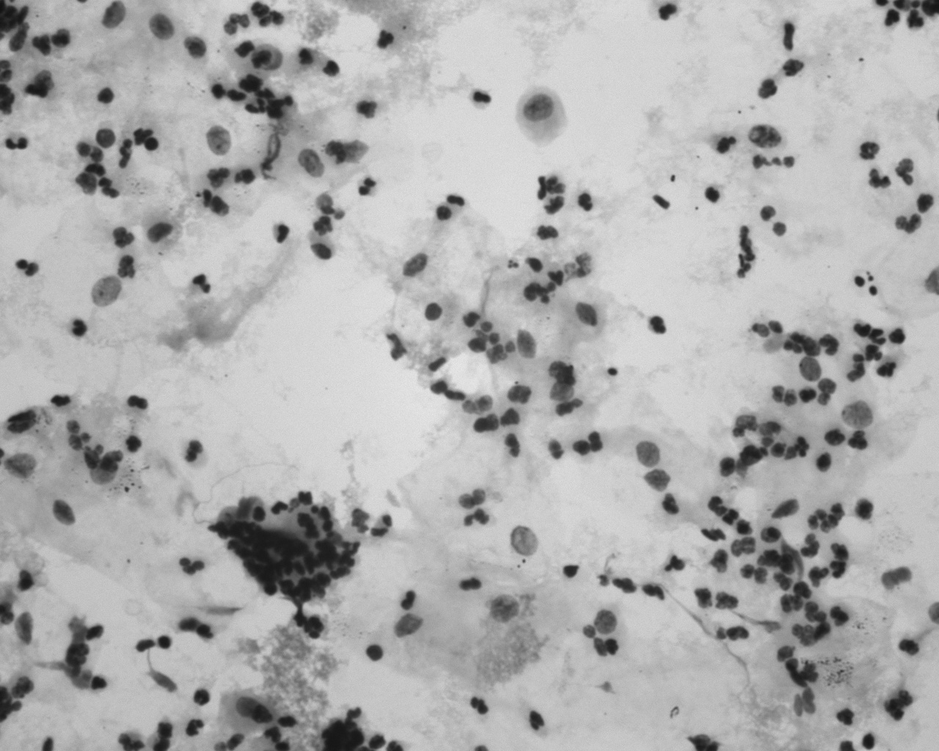
#> input picture Picture1.png, 939 x 751 px, shrunk from 1280 x 1024 before the run
$ python cell_segmentation_improved.py
#> lines starting #> are read from the running program, lines starting #| are printed output that depends on the picture; after the words box and inside, x2 and y2 are one past the last pixel; in counts of white or black regions, pixels touching at a corner belong together
"""
细胞分割程序 - 优化版本
改进：
1. 更好的预处理（自适应滤波）
2. 改进的阈值方法（多阈值+形态学重建）
3. 优化的分水岭算法参数
4. 更准确的细胞检测
"""

import cv2
import numpy as np
import matplotlib.pyplot as plt
from matplotlib.patches import Ellipse
from skimage import measure, morphology, filters
from skimage.segmentation import watershed
from skimage.color import label2rgb
from skimage.feature import peak_local_max
from scipy import ndimage as ndi

# 设置中文字体
plt.rcParams['font.sans-serif'] = ['Arial Unicode MS', 'SimHei', 'DejaVu Sans']
plt.rcParams['axes.unicode_minus'] = False


class CellSegmentationImproved:
    def __init__(self, image_path):
        self.image_path = image_path
        self.original_image = cv2.imread(image_path)
        if self.original_image is None:
            raise ValueError(f"无法读取图像: {image_path}")

        self.gray_image = cv2.cvtColor(self.original_image, cv2.COLOR_BGR2GRAY)
        self.labeled_image = None
        self.regions = None
        self.fig = None
        self.ax = None

    def preprocess(self):
        """改进的预处理：双边滤波保留边缘 + CLAHE增强对比度"""
        # 双边滤波：去噪同时保留边缘
        bilateral = cv2.bilateralFilter(self.gray_image, 9, 75, 75)

        # CLAHE (对比度受限的自适应直方图均衡化)
        clahe = cv2.createCLAHE(clipLimit=2.0, tileGridSize=(8, 8))
        enhanced = clahe.apply(bilateral)

        return enhanced

    def segment_cells(self):
        """改进的细胞分割算法"""
        # 预处理
        preprocessed = self.preprocess()

        # 使用多种方法结合进行阈值分割
        # 方法1: Otsu阈值
        _, binary_otsu = cv2.threshold(preprocessed, 0, 255,
                                       cv2.THRESH_BINARY_INV + cv2.THRESH_OTSU)

        # 方法2: 自适应阈值（处理光照不均）
        binary_adaptive = cv2.adaptiveThreshold(preprocessed, 255,
                                                cv2.ADAPTIVE_THRESH_GAUSSIAN_C,
                                                cv2.THRESH_BINARY_INV, 21, 5)

        # 结合两种方法
        binary = cv2.bitwise_and(binary_otsu, binary_adaptive)

        # 形态学操作：去除小噪点（减少开运算迭代以保留更多边缘）
        kernel_small = cv2.getStructuringElement(cv2.MORPH_ELLIPSE, (3, 3))
        binary = cv2.morphologyEx(binary, cv2.MORPH_OPEN, kernel_small, iterations=1)

        # 填充小孔洞
        binary = cv2.morphologyEx(binary, cv2.MORPH_CLOSE, kernel_small, iterations=2)

        # 去除边界上的对象
        binary = self.remove_border_objects(binary)

        # 去除过小的对象（噪声）
        binary = self.remove_small_objects(binary, min_size=100)

        # 距离变换
        dist_transform = cv2.distanceTransform(binary, cv2.DIST_L2, 5)

        # 使用局部最大值找到细胞中心（第一阶段：适度提高参数减少误分割）
        local_max = peak_local_max(dist_transform, min_distance=15,
                                   threshold_rel=0.15, labels=binary)

        # 创建标记
        markers = np.zeros_like(binary, dtype=np.int32)
        for idx, (y, x) in enumerate(local_max, start=1):
            markers[y, x] = idx

        # 扩展标记（减小扩展半径以避免过度合并）
        markers = morphology.dilation(markers, morphology.disk(2))

        # 应用分水岭算法
        # 使用梯度图像作为分水岭的输入（更好的边界）
        gradient = cv2.morphologyEx(preprocessed, cv2.MORPH_GRADIENT,
                                    cv2.getStructuringElement(cv2.MORPH_ELLIPSE, (3, 3)))

        # 分水岭
        markers = watershed(gradient, markers, mask=binary)

        # 标记图像
        self.labeled_image = markers

        return self.labeled_image

    def remove_border_objects(self, binary):
        """去除接触边界的对象"""
        # 标记连通区域
        labeled = measure.label(binary)

        # 找到接触边界的标签
        border_labels = set()
        h, w = binary.shape

        # 检查四条边
        border_labels.update(labeled[0, :])  # 上边
        border_labels.update(labeled[-1, :])  # 下边
        border_labels.update(labeled[:, 0])  # 左边
        border_labels.update(labeled[:, -1])  # 右边

        # 移除背景标签0
        border_labels.discard(0)

        # 创建掩码
        mask = np.ones_like(binary)
        for label in border_labels:
            mask[labeled == label] = 0

        return binary * mask

    def remove_small_objects(self, binary, min_size=100):
        """去除小于指定大小的对象"""
        labeled = measure.label(binary)
        regions = measure.regionprops(labeled)

        mask = np.zeros_like(binary)
        for region in regions:
            if region.area >= min_size:
                coords = region.coords
                for coord in coords:
                    mask[coord[0], coord[1]] = 1

        return binary * mask

    def merge_small_fragments(self, labels_image):
        """第二阶段：合并小碎片到相邻区域"""
        merged_labels = labels_image.copy()
        regions = measure.regionprops(labels_image, intensity_image=self.gray_image)

        # 找出所有小碎片（面积<100）
        small_fragments = []
        region_dict = {}  # label -> region

        for region in regions:
            region_dict[region.label] = region
            if region.area < 100:
                small_fragments.append(region)

        print(f"发现 {len(small_fragments)} 个小碎片待合并")

        merged_count = 0
        for fragment in small_fragments:
            fragment_label = fragment.label
            fragment_intensity = getattr(fragment, 'intensity_mean',
                                        getattr(fragment, 'mean_intensity', 0))

            # 找到相邻区域
            # 膨胀碎片区域1个像素，看接触到哪些其他区域
            fragment_mask = (labels_image == fragment_label)
            dilated = morphology.binary_dilation(fragment_mask, morphology.disk(1))

            # 找到膨胀区域内的其他标签
            neighbor_labels = np.unique(labels_image[dilated])
            neighbor_labels = neighbor_labels[neighbor_labels != fragment_label]
            neighbor_labels = neighbor_labels[neighbor_labels != 0]  # 排除背景

            if len(neighbor_labels) == 0:
                continue

            # 找到最佳合并候选（灰度最接近的邻居）
            best_neighbor = None
            min_intensity_diff = float('inf')

            for neighbor_label in neighbor_labels:
                if neighbor_label not in region_dict:
                    continue

                neighbor_region = region_dict[neighbor_label]
                neighbor_intensity = getattr(neighbor_region, 'intensity_mean',
                                            getattr(neighbor_region, 'mean_intensity', 0))

                intensity_diff = abs(fragment_intensity - neighbor_intensity)
                combined_area = fragment.area + neighbor_region.area

                # 检查合并条件：灰度差<20 且合并后总面积<1000
                if intensity_diff < 20 and combined_area < 1000:
                    if intensity_diff < min_intensity_diff:
                        min_intensity_diff = intensity_diff
                        best_neighbor = neighbor_label

            # 执行合并
            if best_neighbor is not None:
                merged_labels[fragment_mask] = best_neighbor
                merged_count += 1

        print(f"成功合并 {merged_count} 个小碎片")
        return merged_labels

    def calculate_properties(self):
        """计算每个细胞的属性"""
        if self.labeled_image is None:
            self.segment_cells()

        # 第二阶段：合并小碎片
        self.labeled_image = self.merge_small_fragments(self.labeled_image)

        # 使用skimage的regionprops计算区域属性
        self.regions = measure.regionprops(self.labeled_image,
                                          intensity_image=self.gray_image)

        print(f"合并后检测到 {len(self.regions)} 个区域")

        # 过滤掉不符合标准的区域
        filtered_regions = []
        for region in self.regions:
            area = region.area
            perimeter = region.perimeter

            # 计算圆度
            if perimeter > 0:
                circularity = 4 * np.pi * area / (perimeter ** 2)
            else:
                circularity = 0

            # 计算平均灰度（兼容不同版本的API）
            mean_intensity = getattr(region, 'intensity_mean',
                                   getattr(region, 'mean_intensity', 0))

            # 过滤标准（混合策略 + 背景过滤）：
            # - 面积: 80 ~ 1000 像素²
            # - 平均灰度: <= 120 (过滤高灰度背景区域)
            # - 圆度: >= 0.20
            if (80 <= area <= 1000 and
                mean_intensity <= 120 and
                circularity >= 0.20):
                filtered_regions.append(region)

        print(f"过滤后保留 {len(filtered_regions)} 个细胞")
        print(f"过滤标准: 面积[80-1000], 灰度≤120, 圆度≥0.20")

        self.regions = filtered_regions

        return self.regions

    # [128 lines left out: functions get_cell_parameters, onclick, not called in this run]

    def display_interactive(self):
        """显示交互式分割结果"""
        if self.regions is None:
            self.calculate_properties()

        # 创建彩色标签图像用于显示
        label_image_colored = label2rgb(self.labeled_image, bg_label=0,
                                       image=self.gray_image, alpha=0.3)

        # 创建图形
        self.fig, self.ax = plt.subplots(1, 1, figsize=(14, 12))

        # 显示原图和分割结果的叠加
        self.ax.imshow(cv2.cvtColor(self.original_image, cv2.COLOR_BGR2RGB))
        self.ax.imshow(label_image_colored, alpha=0.5)

        # 标记每个细胞的轮廓
        for region in self.regions:
            # 绘制轮廓
            contours = measure.find_contours(self.labeled_image == region.label, 0.5)
            for contour in contours:
                self.ax.plot(contour[:, 1], contour[:, 0], 'g-', linewidth=0.8, alpha=0.8)

        self.ax.set_title('Cell Segmentation Result (Click on any cell to view parameters)',
                         fontsize=14, fontweight='bold')
        self.ax.axis('off')

        # 连接点击事件
        self.fig.canvas.mpl_connect('button_press_event', self.onclick)

        print(f"\n检测到 {len(self.regions)} 个细胞")
        print("点击任意细胞查看其参数 (Click any cell to view parameters)\n")

        plt.tight_layout()
        plt.show()

    def save_results(self, output_path='cell_segmentation_improved_result.png'):
        """保存分割结果"""
        if self.labeled_image is None:
            self.segment_cells()

        # 创建可视化结果
        fig, axes = plt.subplots(2, 3, figsize=(18, 12))

        # 原图
        axes[0, 0].imshow(cv2.cvtColor(self.original_image, cv2.COLOR_BGR2RGB))
        axes[0, 0].set_title('Original Image', fontsize=12, fontweight='bold')
        axes[0, 0].axis('off')

        # 预处理后的图像
        preprocessed = self.preprocess()
        axes[0, 1].imshow(preprocessed, cmap='gray')
        axes[0, 1].set_title('Preprocessed (CLAHE)', fontsize=12, fontweight='bold')
        axes[0, 1].axis('off')

        # 二值图
        _, binary = cv2.threshold(preprocessed, 0, 255,
                                 cv2.THRESH_BINARY_INV + cv2.THRESH_OTSU)
        axes[0, 2].imshow(binary, cmap='gray')
        axes[0, 2].set_title('Binary Image', fontsize=12, fontweight='bold')
        axes[0, 2].axis('off')

        # 分割结果（彩色标签）
        label_image_colored = label2rgb(self.labeled_image, bg_label=0)
        axes[1, 0].imshow(label_image_colored)
        axes[1, 0].set_title(f'Segmentation ({len(self.regions)} cells)',
                            fontsize=12, fontweight='bold')
        axes[1, 0].axis('off')

        # 叠加显示
        axes[1, 1].imshow(cv2.cvtColor(self.original_image, cv2.COLOR_BGR2RGB))
        axes[1, 1].imshow(label_image_colored, alpha=0.4)
        for region in self.regions:
            y0, x0 = region.centroid
            axes[1, 1].plot(x0, y0, 'r+', markersize=10, markeredgewidth=2)
        axes[1, 1].set_title('Overlay', fontsize=12, fontweight='bold')
        axes[1, 1].axis('off')

        # 轮廓显示
        contour_image = cv2.cvtColor(self.original_image, cv2.COLOR_BGR2RGB).copy()
        for region in self.regions:
            contours = measure.find_contours(self.labeled_image == region.label, 0.5)
            for contour in contours:
                contour = contour.astype(np.int32)
                for i in range(len(contour)-1):
                    cv2.line(contour_image,
                            (contour[i, 1], contour[i, 0]),
                            (contour[i+1, 1], contour[i+1, 0]),
                            (0, 255, 0), 1)
        axes[1, 2].imshow(contour_image)
        axes[1, 2].set_title('Contours', fontsize=12, fontweight='bold')
        axes[1, 2].axis('off')

        plt.tight_layout()
        plt.savefig(output_path, dpi=150, bbox_inches='tight')
        print(f"结果已保存到: {output_path}")
        plt.close()


def main():
    """主函数"""
    import sys

    # 图像路径
    if len(sys.argv) > 1:
        image_path = sys.argv[1]
    else:
        image_path = 'Picture1.png'

    print("="*60)
    print("细胞分割程序 - 优化版本")
    print("="*60)
    print(f"正在处理图像: {image_path}\n")

    try:
        # 创建分割对象
        segmenter = CellSegmentationImproved(image_path)
#> in __init__, self.original_image is the input picture: shape (751, 939, 3); min 18, max 231, mean 174.2

        # 执行分割
        print("正在进行细胞分割...")
        segmenter.segment_cells()
#> the loop in remove_border_objects, `for label in border_labels:` made 40 passes
#> label on passes 12 to 15: 35, 296, 44, 176
#> after the loop in remove_border_objects, `for label in border_labels:`:
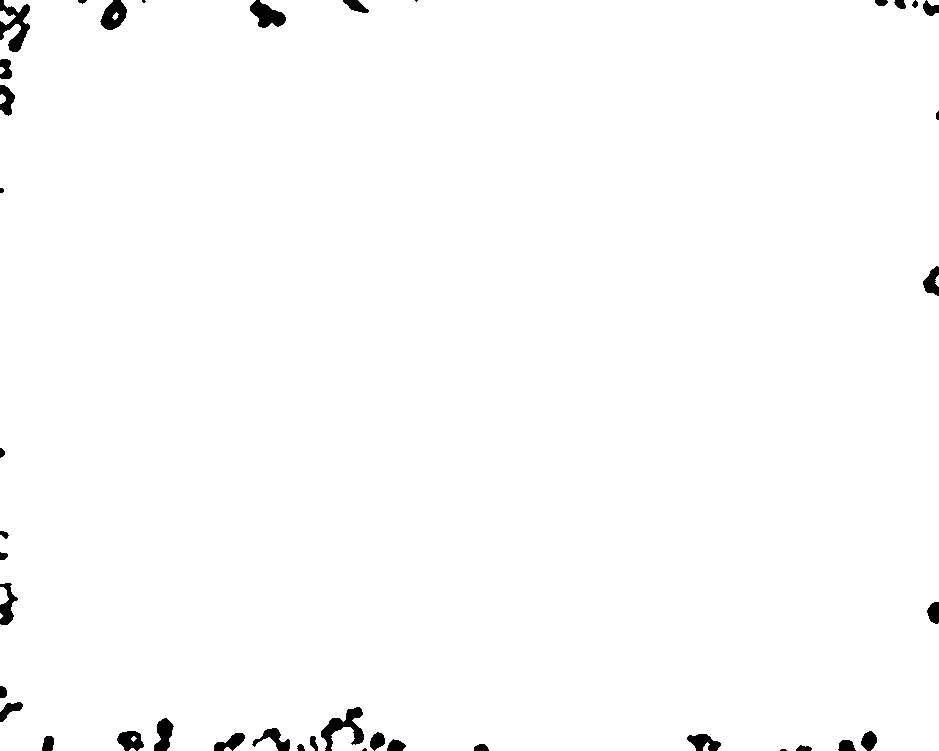
#> mask: shape (751, 939); values 0 (black) and 1 (white), 98.9% white; 40 black regions (5 under 20 px), largest, box (x1, y1, x2, y2) and area: (321, 707, 364, 751) 757, (0, 0, 30, 52) 751, (250, 0, 286, 28) 578
#> in remove_small_objects, `regions = measure.regionprops(labeled)`: regions = 294 regions; largest, box (x1, y1, x2, y2) and area: (207, 506, 361, 639) 3796, (33, 615, 109, 693) 1799, (776, 646, 818, 726) 1239, (783, 332, 839, 381) 1166, (758, 527, 804, 590) 1141
#> in segment_cells, `local_max = peak_local_max(dist_transform, min_distance=15, threshold_..`: local_max = 256 pairs, first value 15 to 725, second value 23 to 923
#> the loop in segment_cells, `for idx, (y, x) in enumerate(local_max, start=1):` made 256 passes
#> (y, x) on passes 1 to 3: (26, 162), (480, 658), (47, 197)
#> in segment_cells, `markers = watershed(gradient, markers, mask=binary)`:
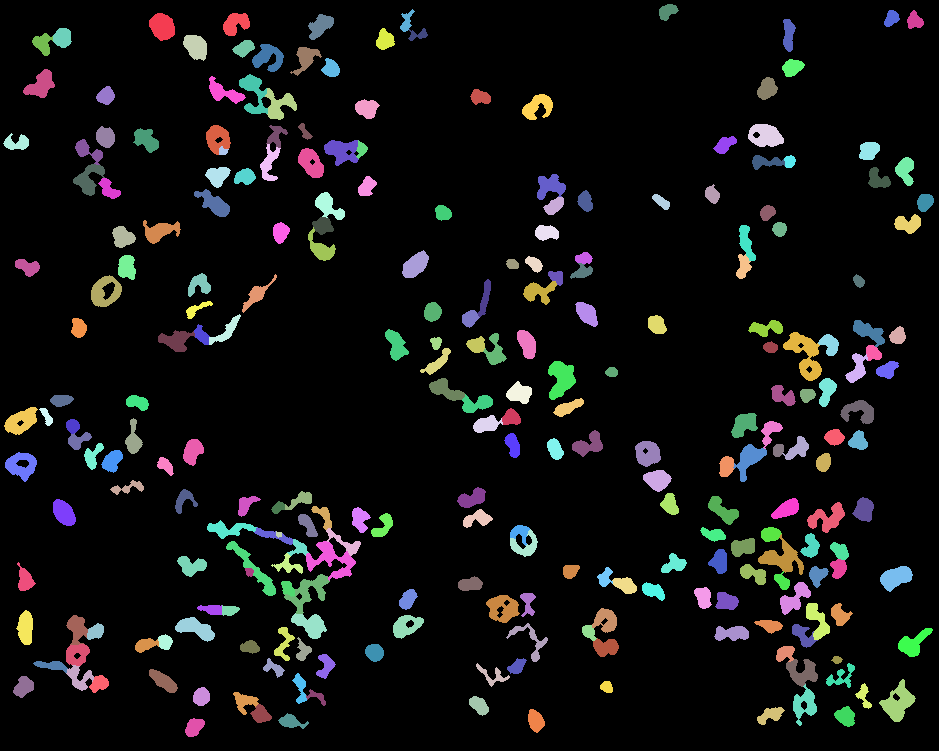
#> markers: shape (751, 939) int32; 257 distinct labels, from 0 to 256; one colour per label, 0 black

        # 计算属性
        print("正在计算细胞参数...")
        segmenter.calculate_properties()
#> in merge_small_fragments, `regions = measure.regionprops(labels_image, intensity_image=self.gray_..`: regions = 256 regions; largest, box (x1, y1, x2, y2) and area: (783, 332, 822, 381) 886, (306, 541, 356, 581) 802, (879, 679, 916, 722) 738, (758, 534, 804, 575) 726, (548, 361, 576, 400) 697
#> after the loop in merge_small_fragments, `for region in regions:`: region_dict = 256 items; small_fragments = 4 regions; box (x1, y1, x2, y2) and area: (831, 656, 843, 664) 64, (245, 568, 254, 577) 63, (219, 146, 229, 155) 62, (276, 531, 282, 538) 31
#| 发现 4 个小碎片待合并
#> the loop in merge_small_fragments, `for fragment in small_fragments:` made 4 passes
#> (fragment_label, fragment_intensity, neighbor_labels, merged_count) on passes 1, 3: (113, 122.8, [111], 1), (250, 39.42, [253], 2)
#> after the loop in merge_small_fragments, `for fragment in small_fragments:`: merged_count = 2
#| 成功合并 2 个小碎片
#> in calculate_properties, `self.regions = measure.regionprops(self.labeled_image, intensity_image..`: self.regions = 254 regions; largest, box (x1, y1, x2, y2) and area: (783, 332, 822, 381) 886, (306, 541, 356, 581) 802, (879, 679, 916, 722) 738, (758, 534, 804, 575) 726, (548, 361, 576, 400) 697
#| 合并后检测到 254 个区域
#> the loop in calculate_properties, `for region in self.regions:` made 254 passes
#> (area, perimeter, circularity, mean_intensity) on passes 1 to 4: (541, 85.84, 0.923, 96.11), (427, 78.08, 0.88, 104.7), (466, 83.01, 0.85, 97.63), (609, 121.6, 0.517, 95.07)
#> after the loop in calculate_properties, `for region in self.regions:`: filtered_regions = 208 regions; largest, box (x1, y1, x2, y2) and area: (783, 332, 822, 381) 886, (879, 679, 916, 722) 738, (758, 534, 804, 575) 726, (548, 361, 576, 400) 697, (748, 124, 784, 147) 609
#| 过滤后保留 208 个细胞
#> in calculate_properties, `self.regions = filtered_regions`: self.regions has the same summary as filtered_regions

        # 保存结果
        print("正在保存结果...")
        segmenter.save_results('cell_segmentation_improved_result.png')
#> the loop in save_results, `for region in self.regions:` made 208 passes
#> (y0, x0) on passes 1 to 3: (26.2, 161.9), (479.5, 657.1), (46.37, 195.5)
#> the loop in save_results, `for region in self.regions:` made 208 passes
#> contours on passes 1 to 3: 1 point arrays, longest 109 points, 1 point arrays, longest 103 points, 1 point arrays, longest 105 points

        # 显示交互式界面
        print("\n启动交互式界面...")
        segmenter.display_interactive()
#> in display_interactive, `label_image_colored = label2rgb(self.labeled_image, bg_label=0, image=..`:
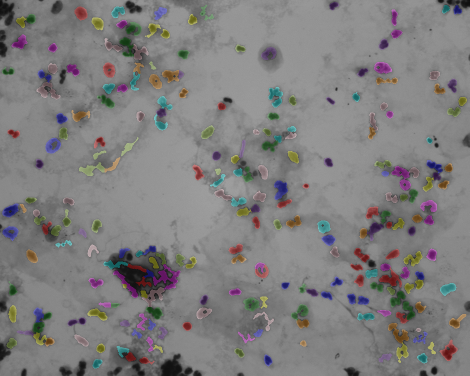
#> label_image_colored: shape (751, 939, 3) float64 (shown at 1/2 size); mean R, G, B 0.499, 0.493, 0.494
#> the loop in display_interactive, `for region in self.regions:` made 208 passes
#| 检测到 208 个细胞
#> in display_interactive, `plt.show()`:
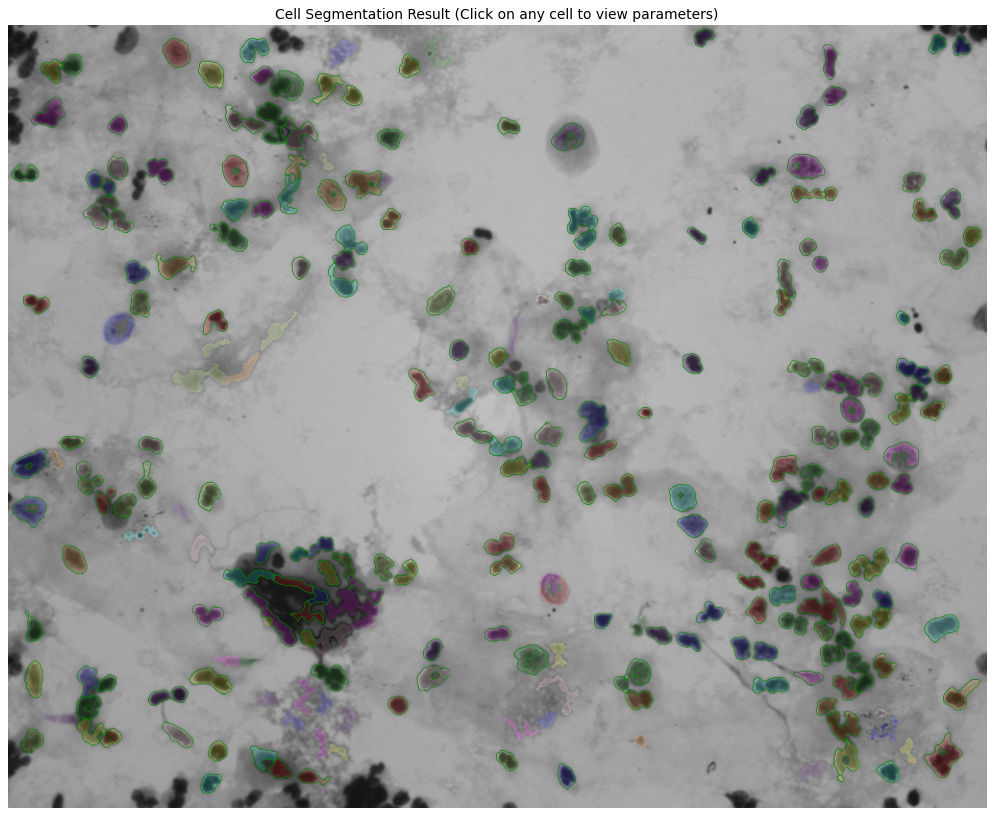
#> figure drawn by matplotlib, 1 panel

    except Exception as e:
        print(f"错误: {e}")
        import traceback
        traceback.print_exc()


if __name__ == '__main__':
    main()
